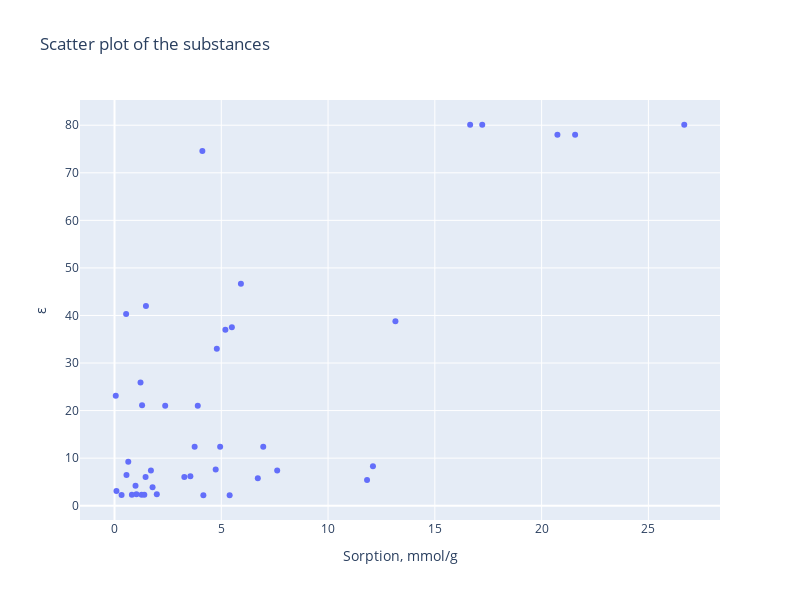

Notebook code cell kept with this figure:
### Markdown cell above
## 9. Addition: Plotly Dashboard

### Code cell
# 9.1. Origin Dataset plot
fig = px.scatter(df, x='Sorption, mmol/g', y='ε',
                 hover_name='Name', title='Scatter plot of the substances',
                 width=800, height=600)
fig.show()

### Figure 1 — Plotly figure (JSON) as saved in the notebook; plotly's stock layout.template omitted (floating-point values rounded to 4 significant figures)
{"data": [{"hovertemplate": "<b>%{hovertext}</b><br><br>Sorption, mmol/g=%{x}<br>ε=%{y}<extra></extra>", "hovertext": ["1,4-Dioxane", "Acetic anhydride", "Acetic acid", "Thionyl chloride", "Acetylacetone", "Tri-n-butyl phosphate (TBP)", "Furfural", "Citraconic anhydride", "1,4-Dioxane", "Acetonitrile-d3", "Acetonitrile", "Dimethylformamide (DMF)", "Dimethyl sulfoxide (DMSO)", "Triethylamine (Et3N)", "Triethylamine (Et3N)", "n-Butylamine", "N-Methyl-2-pyrrolidone (NMP)", "Phosphorus tribromide", "N,N,N',N'-Tetramethylethylenediamine (TEMED)", "Benzene", "Benzonitrile", "Water", "Water", "Benzene-d6 (Deuterated benzene)", "Dibutyl phthalate", "Dicyclohexylamine", "Limonene, D (R)", "N-Methylaniline", "Morpholine", "Hydrogen peroxide", "Pivalonitrile", "Piperidine", "Pyridazine", "Pyridine", "Pyridine", "Pyridine-d5", "Pyrrolidine", "Tetrahydrofuran (THF)", "Heavy water (D2O)", "Heavy water (D2O)", "Water", "Acetonitrile", "Ethyl acetate"], "legendgroup": "", "marker": {"color": "#636efa", "symbol": "circle"}, "mode": "markers", "name": "", "orientation": "v", "showlegend": false, "type": "scatter", "x": [5.392, 2.373, 3.553, 0.6442, 0.05807, 0.09124, 1.472, 0.5438, 4.161, 5.495, 3.899, 5.192, 5.919, 1.98, 1.027, 11.83, 4.791, 1.782, 1.705, 1.271, 1.218, 17.22, 26.68, 1.395, 0.5609, 0.3316, 0.814, 1.455, 7.618, 4.114, 1.291, 6.711, 0.9833, 4.947, 6.965, 3.752, 12.1, 4.737, 20.74, 21.57, 16.65, 13.15, 3.27], "xaxis": "x", "y": [2.2, 21.0, 6.2, 9.25, 23.1, 3.09, 42.0, 40.3, 2.2, 37.5, 21.01, 37.0, 46.68, 2.42, 2.42, 5.4, 33.0, 3.9, 7.4, 2.283, 25.9, 80.1, 80.1, 2.28, 6.44, 2.27, 2.3, 6.06, 7.4, 74.6, 21.1, 5.8, 4.22, 12.4, 12.4, 12.4, 8.3, 7.6, 78.0, 78.0, 80.1, 38.8, 6.02], "yaxis": "y"}], "layout": {"height": 600, "legend": {"tracegroupgap": 0}, "title": {"text": "Scatter plot of the substances"}, "width": 800, "xaxis": {"anchor": "y", "domain": [0, 1], "title": {"text": "Sorption, mmol/g"}}, "yaxis": {"anchor": "x", "domain": [0, 1], "title": {"text": "ε"}}}}
